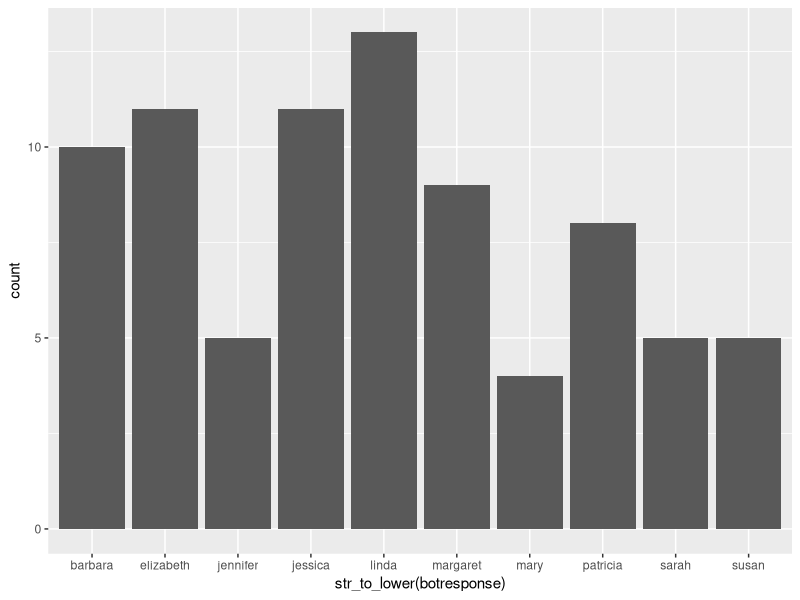
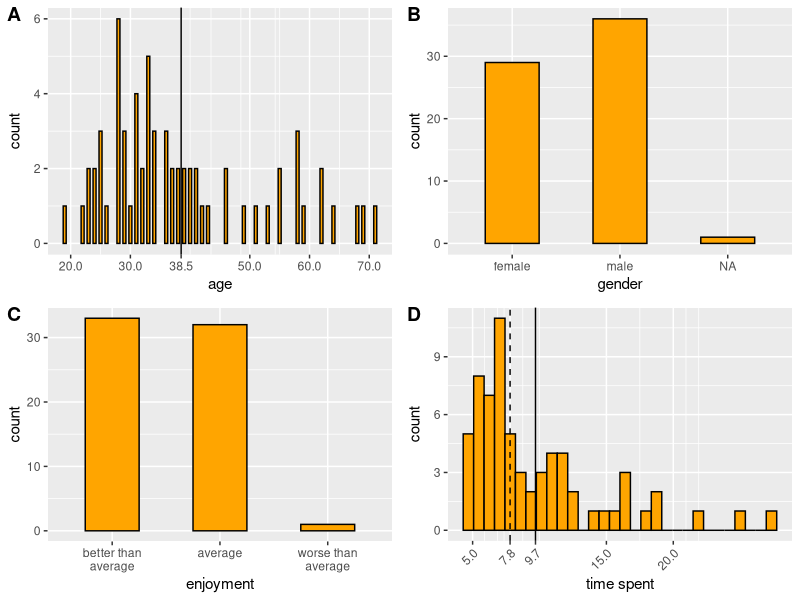
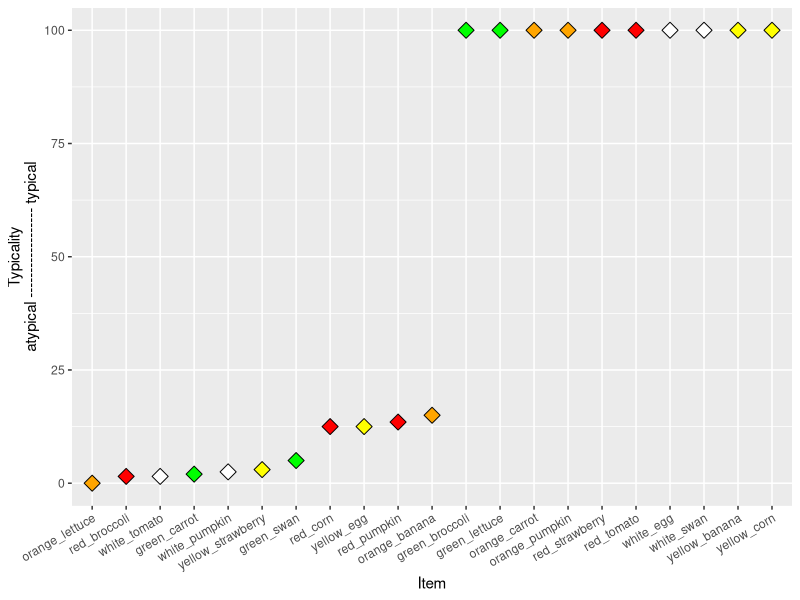
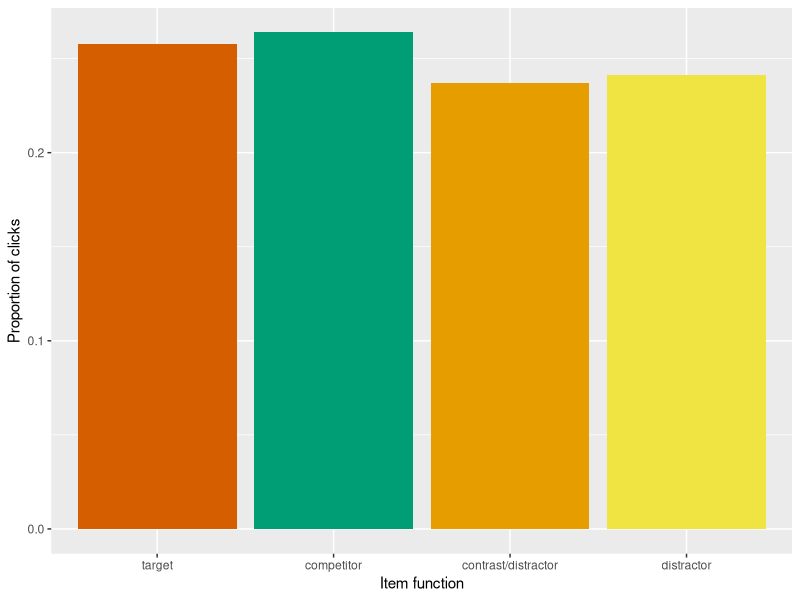
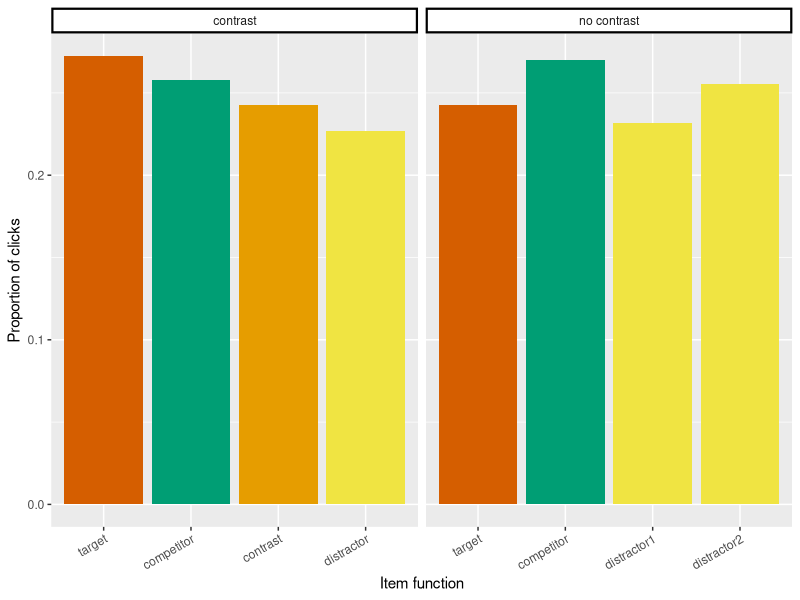
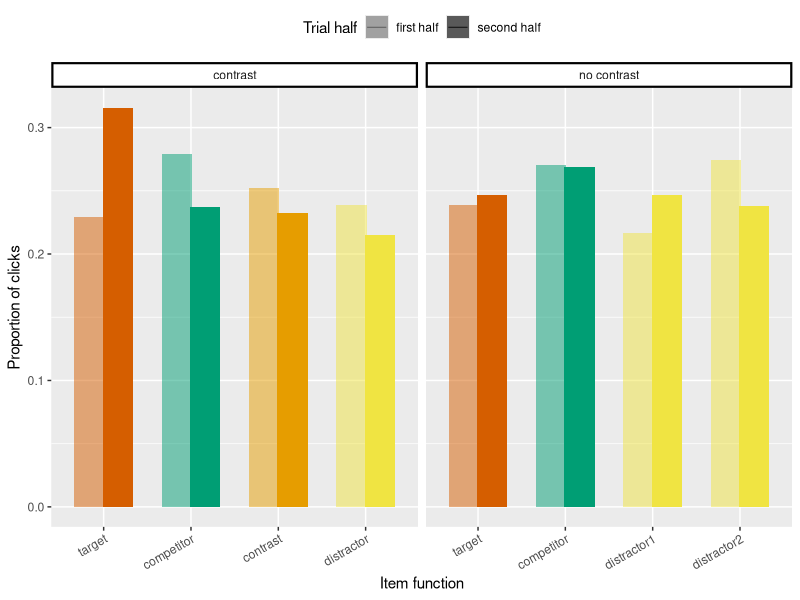
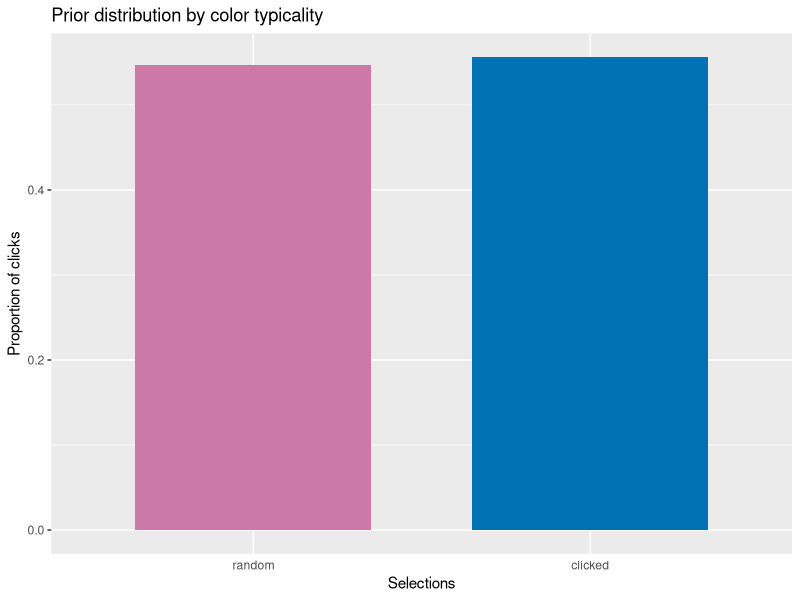
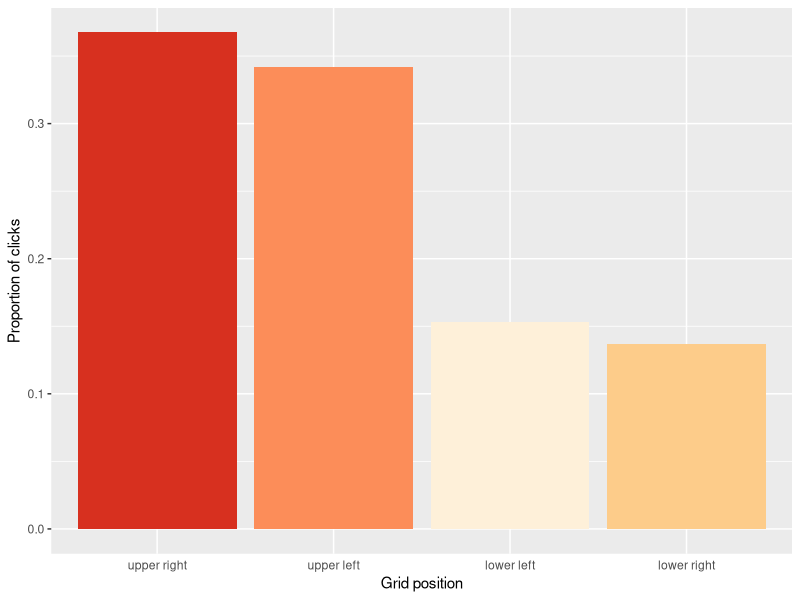

Write the R code that produced these figures, in order. (Note: this script raises an error after producing the figures.)
## ---- chunk 1
knitr::opts_chunk$set(echo = TRUE)
## ---- chunk 2
library(cowplot)
library(plyr)
library(tidyverse)
library(here)

df_import = read_csv(here("data","03_comprehension","02_main","01_IDT","data.csv")) %>%
  # exclude test
  # weird filter property will exclude NAs
  filter(is.na(comments) | !str_detect(comments,"TEST"))
## ---- chunk 3
# check whether everyone entered a response into the textfield and no one cheated over js console
ggplot(distinct(df_import, anon_worker_id, botresponse),aes(x=str_to_lower(botresponse))) +
  geom_histogram(stat="count")
## ---- chunk 4

# to identify multiple submissions
table(df_import$anon_worker_id)
# popular spellings of "english"
engl_spellings = c("english", "englis", "eng", "engilsh", "englsh", "en")

# Exclusions
df_clean = df_import %>% 
  # 80, 4779
  # 1) if hit was reportedly done incorrectly or participant was confused
  filter(HitCorrect==1) %>%
  # 73, 4366
  # 2) if native language is not english
  mutate_at(vars(languages), funs(str_to_lower(.))) %>% 
  mutate_at(vars(languages), funs(ifelse(. %in% engl_spellings, "english", .))) %>%
  filter(languages=="english") %>% 
  # 69, 4130
  # 3) if comments suggest that the hit was done incorrectly
  # 4) if too many erroneous responses
  filter(anon_worker_id!="688591774563327" & anon_worker_id!="841129639930929") %>%
  # 67, 4012
  # 5) if hit was done multiple times by a worker
  filter(anon_worker_id!="886492649205797")
  # 66, 3894

# number of participants before exclusion (80)
length(unique(df_import$anon_worker_id))
# number of participants after exclusion (66)
length(unique(df_clean$anon_worker_id))

# 33 participants per condition remain
table(df_clean$betwsubj)/59
## ---- chunk 5
# create main df
df = df_clean %>%
  select(-startDate,-botresponse,-HitCorrect)
## ---- chunk 6

df_subj = df %>% 
  select(age,gender,enjoyment,timeSpent,anon_worker_id) %>% 
  distinct() %>% 
  mutate_at(vars(age), funs(as.integer(.))) %>% 
  mutate_at(vars(enjoyment), 
            funs(case_when(
              .==0 ~ "worse than\naverage",
              .==1 ~ "average",
              .==2 ~ "better than\naverage",
              TRUE ~ "NA"
            ))) %>% 
  mutate_at(vars(enjoyment), funs(fct_relevel(.,"better than\naverage", "average", "worse than\naverage")))

mean_age = round(mean(df_subj$age),digits = 1)
p_age = ggplot(df_subj,aes(x=age)) +
  geom_bar(width = .5,
           fill = "orange",
           color = "black") +
  geom_vline(xintercept= mean_age) +
  scale_x_continuous(breaks=c(20,30,50,60,70,mean_age))

p_gen = ggplot(df_subj,aes(x=gender)) +
  geom_bar(width = .5,
           fill = "orange",
           color = "black")

p_enj = ggplot(df_subj,aes(x=enjoyment)) +
  geom_bar(width = .5,
           fill = "orange",
           color = "black")

mean_time = round(mean(df_subj$timeSpent), digits = 1)
median_time = round(median(df_subj$timeSpent), digits = 1)
p_time = ggplot(df_subj,aes(x=timeSpent)) +
  geom_histogram(fill = "orange",
           color = "black") +
  geom_vline(xintercept=mean_time) +
  geom_vline(xintercept=median_time,linetype="dashed") +
  scale_x_continuous(breaks=c(median_time,mean_time,floor(5),floor(15),floor(20))) +
  xlab("time spent") +
  theme(axis.text.x = element_text(angle = 45, hjust = 1))

plot_grid(p_age, p_gen, p_enj, p_time, labels = "AUTO", ncol = 2, align = 'v')

## ---- chunk 7
# this palette is color blind friendly

target_color = "#d55e00" # red
comp_color = "#009e74" # blueish green
contrast_color = "#e69d00" # orange
distractor_2_color = "#f0e442" # yellow; always present
distractor_1_color = "#f0e442" # yellow; encoded as contrast

typical_color = "#cc79a7" # purple
atypical_color = "#0071b2" # blue

pos1_color = "#fef0d9"
pos2_color = "#fdcc8a"
pos3_color = "#fc8d59"
pos4_color = "#d7301f"


## ---- chunk 8

typ_data = read_csv(here("data","01_norming","02_main","typicality_data.csv")) %>% 
  filter(!(col_type=="green_corn" | col_type=="white_carrot" | type=="snowman")) %>% 
  mutate(bin_typ=ifelse(typicality>50,"typical","atypical"))

ggplot(typ_data, aes(x=reorder(col_type,typicality), y=typicality, fill=color)) +
  geom_point(size=4,
             color="black",
             shape=23) +
  scale_fill_identity() +
  theme(axis.text.x = element_text(angle = 30, hjust = 1)) +
  xlab("Item") +
  ylab("Typicality\natypical ------------------ typical")

typ_data_short = typ_data %>% 
  select(col_type, typicality)
## ---- chunk 9

df_main_unique = df %>% 
  # select main trials
  filter(trial_type == "critical" | trial_type == "filler") %>% 
  # select columns relevant for main trials
  select(trial_type,refObject,context_id,condition,utterance,utterance_cat,
         target,comp,contrast,distractor,pos1,pos2,pos3,pos4,
         selectedItem_prior,selectedItem1,selectedItem2,
         reaction_time_prior,reaction_time1,reaction_time2,
         anon_worker_id,trial_number) %>% 
  # encode which contexts have a contrast
  mutate(contrast_present = str_detect(condition,"p")) %>% 
  # split data into trial halves per participants
  mutate(trial_half = ifelse(trial_number < max(trial_number)/2, 
                             "first half", "second half")) %>% 
  # import typicality
  left_join(typ_data_short, by=c("target"="col_type")) %>% 
  rename(target_typ=typicality) %>%
  left_join(typ_data_short, by=c("comp"="col_type")) %>% 
  rename(comp_typ=typicality) %>%
  left_join(typ_data_short, by=c("contrast"="col_type")) %>% 
  rename(contrast_typ=typicality) %>%
  left_join(typ_data_short, by=c("distractor"="col_type")) %>% 
  rename(distractor_typ=typicality) %>%
  # binary typicality
  mutate(target_typ_bin = ifelse(target_typ > 50, "typical", "atypical")) %>% 
  mutate(comp_typ_bin = ifelse(comp_typ > 50, "typical", "atypical")) %>% 
  mutate(contrast_typ_bin = ifelse(contrast_typ > 50, "typical", "atypical")) %>% 
  mutate(distractor_typ_bin = ifelse(distractor_typ > 50, "typical", "atypical")) %>% 
  # reformat df 
  gather(timeStep_selec,selectedItem,selectedItem_prior,selectedItem1,selectedItem2) %>%
  # remove selectedItem2 rows when referring expression was unmodified
  # because this is always NaN
  filter(!(timeStep_selec == "selectedItem2" & utterance_cat == "unmodified")) %>% 
  # if there were multiple selections (which are separated by commas),
  # select the last one
  mutate(lastSelectedItem = sapply(str_split(selectedItem,","),tail,1)) %>% 
  # mark the ones that had multiple selections
  mutate(mult_selec = str_detect(selectedItem, ",")) %>% 
  # encode the clicked type of the object
  mutate(clickedType = case_when(
    lastSelectedItem == target ~ "target",
    lastSelectedItem == comp ~ "comp",
    lastSelectedItem == contrast  ~ "contrast/distractor",
    lastSelectedItem == distractor ~ "distractor",
    TRUE ~ "other"
  )) %>%
  # encode levels from the hierarchy for conditions
  mutate(condition_lvl = case_when(
    condition == "atp" 
    ~ str_c("level 1:", condition, sep=" "),
    (condition == "atn" | condition == "ttp" | condition == "aap") 
    ~ str_c("level 2:", condition, sep=" "),
    (condition == "tap" | condition == "ttn" | condition == "aan") 
    ~ str_c("level 3:", condition, sep=" "),
    TRUE ~ str_c("level 4:", condition, sep=" ")
  ))

df_main_prop = df_main_unique %>% 
  # for calculation of proportion and CIs, duplicate each trial such that each row 
  # represents an object the participant could have clicked on (4 rows for the 4 objects)
  slice(rep(1:n(), each = 4)) %>%
  # each row receives now one out of the 4 objects labels, 
  # such that the 4 rows for this trial are identical except for this label
  mutate(obj_in_display = rep_len(c("target", "comp", "contrast/distractor", "distractor"), 
                                  length.out=n())) %>% 
  # create a one-hot vector that is 1 for the object that was actually clicked on
  mutate(clicked = ifelse(clickedType==obj_in_display,1,0)) %>% 
  # order them according to relevance for later plotting
  mutate_at(vars(obj_in_display, clickedType), 
            funs(factor(., levels=c("target", "comp", 
                                    "contrast/distractor", "distractor")))) %>% 
  # add column with informative contrast/distractor label and order it
  mutate_at(vars(obj_in_display), funs(as.character(.))) %>%
  mutate(obj_in_display_diff = case_when(
              (contrast_present & obj_in_display == "contrast/distractor") ~ "contrast",
              (!contrast_present & obj_in_display == "contrast/distractor") ~ "distractor1",
              (!contrast_present & obj_in_display == "distractor") ~ "distractor2",
              TRUE ~ obj_in_display)) %>%
  mutate_at(vars(obj_in_display_diff),
            funs(factor(., levels=c("target", "comp", "contrast",
                                    "distractor1", "distractor", "distractor2")))) %>% 
  mutate_at(vars(obj_in_display),
            funs(factor(., levels=c("target", "comp", "contrast/distractor", "distractor"))))

## ---- chunk 10

# use all main contexts -- critical and filler
df_prior_wfillers = df_main_prop %>%
  filter(timeStep_selec == "selectedItem_prior")

df_prior_wfillers_unique = df_main_unique %>%
  filter(timeStep_selec == "selectedItem_prior")

## ---- chunk 11

ggplot(df_prior_wfillers, aes(x=obj_in_display, y=clicked, fill=obj_in_display)) +
  stat_summary(fun.y = "mean", 
               geom = "bar") +
  stat_summary(fun.data = "mean_cl_boot",
               geom = "errorbar",
               color = "black",
               size = .3,
               width = 0.3) +
  # theme(axis.text.x = element_text(angle = 30, hjust = 1)) +
  theme(legend.position = "none") +
  scale_fill_manual(values=c(target_color, comp_color, 
                             contrast_color, distractor_2_color)) +
  scale_x_discrete(labels=c("comp"="competitor")) +
  xlab("Item function") +
  ylab("Proportion of clicks")
  # ggtitle("Overall prior distribution")
  

# # Split by trial half
# # there is a slight hierarchy then, namely target, comp, contr/dist, dist
# ggplot(df_prior_wfillers, aes(x=obj_in_display, y=clicked, fill=obj_in_display)) +
#   facet_wrap(vars(trial_half)) +
#   stat_summary(fun.y = "mean",
#                geom = "bar") +
#   stat_summary(fun.data = "mean_cl_boot",
#                geom = "errorbar",
#                color = "black",
#                size = .3,
#                width = 0.3) +
#   theme(axis.text.x = element_text(angle = 30, hjust = 1)) +
#   theme(legend.position = "none") +
#   ggtitle("Overall prior distribution, split by trial half")

## ---- chunk 12
df_prior_wf_contrast = df_prior_wfillers %>%
  mutate_at(vars(contrast_present), 
            funs(ifelse(contrast_present, "contrast", "no contrast")))

# Do the prior distributions of clicks change dependent on contrast presence?
df_prior_wf_contrast %>% 
  ggplot(., aes(x=obj_in_display_diff, y=clicked, fill=obj_in_display_diff)) +
    facet_wrap(vars(contrast_present), scales = "free_x") +
    stat_summary(fun.y = "mean", 
                 geom = "bar") +
    stat_summary(fun.data = "mean_cl_boot",
                 geom = "errorbar",
                 color = "black",
                 size = .3,
                 width = 0.3) +
    theme(axis.text.x = element_text(angle = 30, hjust = 1)) +
    theme(legend.position = "none") +
    theme(strip.background = element_rect(color="black", 
                                          fill="white", 
                                          size=1.5,
                                          linetype="solid"),
          strip.text.x = element_text(margin = margin(5,0,5,0, "pt"))
          ) +
    scale_fill_manual(values=c(target_color, comp_color, 
                               contrast_color, distractor_1_color, 
                               distractor_2_color, distractor_2_color)) +
    scale_x_discrete(labels=c("comp"="competitor")) +
    xlab("Item function") +
    ylab("Proportion of clicks")
    # ggtitle("Prior distribution faceted by contrast presence")

# If a contrast is NOT present, do the prior distributions change between the first and 
# second half of the experiment?
ggplot(df_prior_wf_contrast, aes(x=obj_in_display_diff, 
                                 y=clicked, 
                                 fill=obj_in_display_diff, 
                                 alpha=trial_half)) +
  facet_wrap(vars(contrast_present), scales = "free_x") +
  stat_summary(fun.y = "mean", 
               geom = "bar",
               width = 0.7,
               position = position_dodge(width=0.65)) +
  stat_summary(fun.data = "mean_cl_boot",
               geom = "errorbar",
               color = "black",
               size = .3,
               width = 0.3,
               position = position_dodge(width=0.65)) +
  theme(axis.text.x = element_text(angle = 30, hjust = 1)) +
  theme(legend.position = "top") +
  theme(strip.background = element_rect(color="black", 
                                        fill="white", 
                                        size=1.5,
                                        linetype="solid"),
        strip.text.x = element_text(margin = margin(5,0,5,0, "pt"))
        ) +
  scale_alpha_manual(values=c(0.5, 1)) +
  scale_fill_manual(values=c(target_color, comp_color, 
                               contrast_color, distractor_1_color, 
                               distractor_2_color, distractor_2_color)) +
  guides(fill = FALSE,
         alpha = guide_legend(title="Trial half")) +
  scale_x_discrete(labels=c("comp"="competitor")) +
  xlab("Item function") +
  ylab("Proportion of clicks")
  # ggtitle("Prior distribution by trial half")
## ---- chunk 13

df_prior_wf_typicality = df_prior_wfillers %>% 
  mutate(obj_in_display_typ = case_when(
    obj_in_display == "target" ~ target_typ_bin,
    obj_in_display == "comp" ~ comp_typ_bin,
    obj_in_display == "contrast/distractor" ~ contrast_typ_bin,
    TRUE ~ distractor_typ_bin
  )) %>% 
  mutate_at(vars(obj_in_display_typ), funs(factor(., levels=c("typical", "atypical"))))

df_prior_wf_typ_toplot = df_prior_wf_typicality %>% 
  mutate(obj_typ=ifelse(obj_in_display_typ=="typical",1,0),
         clickedTypicality=case_when(
           clickedType=="target" ~ target_typ_bin,
           clickedType=="comp" ~ comp_typ_bin,
           clickedType=="contrast/distractor" ~ contrast_typ_bin,
           TRUE ~ distractor_typ_bin
         )) %>% 
  group_by(anon_worker_id, trial_number, clickedTypicality) %>%
  summarize(random_baseline=sum(obj_typ/n())) %>%
  mutate(bin_clicked_typ=ifelse(clickedTypicality=="typical",1,0)) %>% 
  ungroup() %>% 
  gather(measure, value, bin_clicked_typ, random_baseline) %>% 
  mutate_at(vars(measure),funs(factor(., levels = c("random_baseline", "bin_clicked_typ"))))

# prior_typ_baseline = df_prior_wf_typ_toplot %>% 
#   filter(measure=="random_baseline") %>% 
#   group_by(measure) %>% 
#   mutate(mean=mean(value))

ggplot(df_prior_wf_typ_toplot, aes(x=measure, y=value, fill=measure)) +
  stat_summary(fun.y = "mean", 
               geom = "bar",
               width = 0.7) +
  stat_summary(fun.data = "mean_cl_boot",
               geom = "errorbar",
               color = "black",
               size = .3,
               width = 0.2) +
  # geom_hline(yintercept = unique(prior_typ_baseline$mean)) +
  theme(legend.position = "none",
        axis.ticks.x = element_blank()) +
  scale_x_discrete(labels=c("random_baseline"="random",
                            "bin_clicked_typ"="clicked")) +
  scale_fill_manual(values=c(typical_color, atypical_color)) +
  xlab("Selections") +
  ylab("Proportion of clicks") +
  ggtitle("Prior distribution by color typicality")

## ---- chunk 14
df_prior_wfillers_pos = df_prior_wfillers %>%
  mutate_at(vars(pos1,pos2,pos3,pos4), funs(ifelse(. == "contrast", "contrast/distractor", .))) %>% 
  mutate(clicked_obj_pos = case_when(
    obj_in_display == pos1 ~ "upper left",
    obj_in_display == pos2 ~ "upper right",
    obj_in_display == pos3 ~ "lower left",
    obj_in_display == pos4 ~ "lower right",
    TRUE ~ "other"
  ))

ggplot(df_prior_wfillers_pos, aes(x=reorder(clicked_obj_pos, -clicked), y=clicked, fill=clicked_obj_pos)) +
  stat_summary(fun.y = "mean", 
               geom = "bar") +
  stat_summary(fun.data = "mean_cl_boot",
               geom = "errorbar",
               color = "black",
               size = .3,
               width = 0.3) +
  # theme(axis.text.x = element_text(angle = 30, hjust = 1)) +
  theme(legend.position = "none",
        axis.ticks.x = element_blank()) +
  scale_fill_manual(values=c(pos1_color, pos2_color, 
                             pos3_color, pos4_color)) +
  scale_x_discrete(labels=c("comp"="competitor")) +
  xlab("Grid position") +
  ylab("Proportion of clicks")
## ---- chunk 15

# total occurrences range between 623 (white pumpkin) and 825 (red strawberry)
df_byitemprior = df_prior_wfillers_unique %>%
  # filter(condition=="aan") %>% 
  select(clickedType, target, comp, contrast, distractor) %>% 
  gather(obj_fct, item, -clickedType) %>% 
  mutate_at(vars(clickedType), funs(str_replace_all(., "contrast/distractor", "contrast"))) %>% 
  mutate(clicked = ifelse(clickedType == obj_fct, 1, 0)) %>% 
  left_join(typ_data, by=c("item"="col_type"))

ggplot(df_byitemprior, aes(x=reorder(item, clicked), y=clicked, fill=typicality)) +
  stat_summary(fun.y = "mean", 
               geom = "bar") +
  stat_summary(fun.data = "mean_cl_boot",
               geom = "errorbar",
               color = "black",
               size = .3,
               width = 0.3) +
  theme(axis.text.x = element_text(angle=40, hjust=1)) +
  geom_hline(yintercept=1/4, linetype="dashed", color="grey") +
  xlab("Item") +
  ylab("Proportion of clicks") +
  labs(fill="Typicality")

# # This plot shows the difference between items of the same typicality and color. 
# # They are generally very close, with the exception of the green carrot and green swan. 
# ggplot(df_byitemprior, aes(x=reorder(item, clicked), y=clicked, fill=color)) +
#   stat_summary(fun.y = "mean",
#                geom = "bar",
#                color = "black") +
#   stat_summary(fun.data = "mean_cl_boot",
#                geom = "errorbar",
#                color = "black",
#                size = .3,
#                width = 0.3) +
#   facet_wrap(vars(bin_typ), scales = "free_x") +
#   theme(axis.text.x = element_text(angle = 30, hjust = 1)) +
#   scale_fill_identity()

## ---- chunk 16

df_adj = df_main_prop %>%
  filter(timeStep_selec == "selectedItem1",
         trial_type == "critical")

df_prior_vs_adj = df_main_prop %>% 
  filter(timeStep_selec == "selectedItem_prior" | timeStep_selec == "selectedItem1",
         trial_type == "critical")

df_adj_unique = df_main_unique %>%
  filter(timeStep_selec == "selectedItem1",
         trial_type == "critical")

df_prior_vs_adj_unique = df_main_unique %>% 
  filter(timeStep_selec == "selectedItem_prior" | timeStep_selec == "selectedItem1",
         trial_type == "critical")

## ---- chunk 17

# number of wrong selections
df_adj %>% 
  mutate(error = ifelse(clicked & (clickedType == "contrast/distractor" | clickedType == "distractor"), 1, 0)) %>%
  mutate(error_rate = sum(error)/n()) %>% 
  select(error_rate) %>% 
  distinct()

ggplot(df_prior_vs_adj, aes(x=obj_in_display, y=clicked, fill=obj_in_display, alpha=timeStep_selec)) +
  stat_summary(fun.y = "mean", 
               geom = "bar",
               width = 0.7,
               position = position_dodge(width = 0.65)) +
  stat_summary(fun.data = "mean_cl_boot",
               geom = "errorbar",
               color = "black",
               position = position_dodge(width = 0.65),
               size = .3,
               width = 0.3) +
  theme(legend.position = "none") +
  scale_alpha_manual(values=c(0.5, 1)) +
  scale_fill_manual(values=c(target_color, comp_color, 
                               contrast_color, distractor_1_color, 
                               distractor_2_color, distractor_2_color)) +
  scale_x_discrete(labels=c("comp"="competitor")) +
  xlab("Item function") +
  ylab("Proportion of clicks")

## ---- chunk 18
df_ttp_ttn = df_prior_vs_adj %>% 
  filter(condition == "ttp" | condition == "ttn") %>% 
  mutate(condition_label = ifelse(condition=="ttn", "typical target & competitor\nno contrast", "typical target & competitor\ncontrast")) %>% 
  mutate_at(vars(condition_label), funs(factor(., levels = c("typical target & competitor\nno contrast", "typical target & competitor\ncontrast"))))

# after adjective distribution
ggplot(df_ttp_ttn, aes(x=obj_in_display_diff, y=clicked, fill=obj_in_display_diff, alpha=timeStep_selec)) +
  facet_wrap(vars(condition_label), scales = "free_x") +
  stat_summary(fun.y = "mean", 
               geom = "bar",
               width = 0.7,
               position = position_dodge(width = 0.65)) +
  stat_summary(fun.data = "mean_cl_boot",
               geom = "errorbar",
               color = "black",
               position = position_dodge(width = 0.65),
               size = .3,
               width = 0.3) +
  theme(legend.position = "none") +
  theme(axis.text.x = element_text(angle = 30, hjust = 1)) +
  theme(strip.background = element_rect(color="black", 
                                        fill="white", 
                                        size=1.5,
                                        linetype="solid"),
        strip.text.x = element_text(margin = margin(5,0,5,0, "pt"))
        ) +
  scale_alpha_manual(values=c(0.4, 1)) +
  scale_fill_manual(values=c(target_color, comp_color, 
                               contrast_color, distractor_1_color, 
                               distractor_2_color, distractor_2_color)) +
  scale_x_discrete(labels=c("comp"="competitor")) +
  xlab("Item function") +
  ylab("Proportion of clicks")

## ---- chunk 19
df_aap_aan = df_prior_vs_adj %>% 
  filter(condition == "aap" | condition == "aan") %>% 
  mutate(condition_label = ifelse(condition=="aan", "atypical target & competitor\nno contrast", "atypical target & competitor\ncontrast")) %>% 
  mutate_at(vars(condition_label), funs(factor(., levels = c("atypical target & competitor\nno contrast", "atypical target & competitor\ncontrast"))))

# after adjective distribution
ggplot(df_aap_aan, aes(x=obj_in_display_diff, y=clicked, fill=obj_in_display_diff, alpha=timeStep_selec)) +
  facet_wrap(vars(condition_label), scales = "free_x") +
  stat_summary(fun.y = "mean", 
               geom = "bar",
               width = 0.7,
               position = position_dodge(width = 0.65)) +
  stat_summary(fun.data = "mean_cl_boot",
               geom = "errorbar",
               color = "black",
               position = position_dodge(width = 0.65),
               size = .3,
               width = 0.3) +
  theme(legend.position = "none") +
  theme(axis.text.x = element_text(angle = 30, hjust = 1)) +
  theme(strip.background = element_rect(color="black", 
                                        fill="white", 
                                        size=1.5,
                                        linetype="solid"),
        strip.text.x = element_text(margin = margin(5,0,5,0, "pt"))
        ) +
  scale_alpha_manual(values=c(0.4, 1)) +
  scale_fill_manual(values=c(target_color, comp_color, 
                               contrast_color, distractor_1_color, 
                               distractor_2_color, distractor_2_color)) +
  scale_x_discrete(labels=c("comp"="competitor")) +
  xlab("Item function") +
  ylab("Proportion of clicks")


## ---- chunk 20
df_atp_tan = df_prior_vs_adj %>% 
  filter(condition == "atp" | condition == "tan") %>% 
  mutate(condition_label = ifelse(condition=="tan", "typical target & atypical competitor\nno contrast", "atypical target & typical competitor\ncontrast")) %>% 
  mutate_at(vars(condition_label), funs(factor(., levels = c("typical target & atypical competitor\nno contrast", "atypical target & typical competitor\ncontrast"))))


ggplot(df_atp_tan, aes(x=obj_in_display_diff, y=clicked, fill=obj_in_display_diff, alpha=timeStep_selec)) +
  facet_wrap(vars(condition_label), scales = "free_x") +
  stat_summary(fun.y = "mean", 
               geom = "bar",
               width = 0.7,
               position = position_dodge(width = 0.65)) +
  stat_summary(fun.data = "mean_cl_boot",
               geom = "errorbar",
               color = "black",
               position = position_dodge(width = 0.65),
               size = .3,
               width = 0.3) +
  theme(legend.position = "none") +
  theme(axis.text.x = element_text(angle = 30, hjust = 1)) +
  theme(strip.background = element_rect(color="black", 
                                        fill="white", 
                                        size=1.5,
                                        linetype="solid"),
        strip.text.x = element_text(margin = margin(5,0,5,0, "pt"))
        ) +
  scale_alpha_manual(values=c(0.4, 1)) +
  scale_fill_manual(values=c(target_color, comp_color, 
                               contrast_color, distractor_1_color, 
                               distractor_2_color, distractor_2_color)) +
  scale_x_discrete(labels=c("comp"="competitor")) +
  xlab("Item function") +
  ylab("Proportion of clicks")

## ---- chunk 21

df_prior_vs_adj %>% 
  filter(contrast_present) %>%  
  ggplot(aes(x=obj_in_display_diff, y=clicked, fill=obj_in_display_diff, alpha=timeStep_selec)) +
    stat_summary(fun.y = "mean", 
               geom = "bar",
               width = 0.7,
               position = position_dodge(width = 0.65)) +
    stat_summary(fun.data = "mean_cl_boot",
                 geom = "errorbar",
                 color = "black",
                 position = position_dodge(width = 0.65),
                 size = .3,
                 width = 0.3) +
    theme(legend.position = "none") +
    scale_alpha_manual(values=c(0.5, 1)) +
    scale_fill_manual(values=c(target_color, comp_color, 
                                 contrast_color, distractor_1_color, 
                                 distractor_2_color, distractor_2_color)) +
    scale_x_discrete(labels=c("comp"="competitor")) +
    xlab("Item function") +
    ylab("Proportion of clicks")

# # Contrast bias without typicality difference
# df_prior_vs_adj %>% 
#   filter(condition == "ttp" | condition == "aap") %>% 
#   ggplot(aes(x=obj_in_display_diff, y=clicked, fill=obj_in_display_diff, alpha=timeStep_selec)) +
#     stat_summary(fun.y = "mean", 
#                geom = "bar",
#                width = 0.7,
#                position = position_dodge(width = 0.65)) +
#     stat_summary(fun.data = "mean_cl_boot",
#                  geom = "errorbar",
#                  color = "black",
#                  position = position_dodge(width = 0.65),
#                  size = .3,
#                  width = 0.3) +
#     theme(legend.position = "none") +
#     scale_alpha_manual(values=c(0.5, 1)) +
#     scale_fill_manual(values=c(target_color, comp_color, 
#                                  contrast_color, distractor_1_color, 
#                                  distractor_2_color, distractor_2_color)) +
#     scale_x_discrete(labels=c("comp"="competitor")) +
#     xlab("Item function") +
#     ylab("Proportion of clicks")

## ---- chunk 22

df_adj_typicality = df_prior_vs_adj %>% 
  mutate(obj_in_display_typ = case_when(
    obj_in_display == "target" ~ target_typ_bin,
    obj_in_display == "comp" ~ comp_typ_bin,
    obj_in_display == "contrast/distractor" ~ contrast_typ_bin,
    TRUE ~ distractor_typ_bin
  )) %>% 
  mutate_at(vars(obj_in_display_typ), funs(factor(., levels=c("typical", "atypical")))) %>% 
  filter(condition == "atp" | condition == "atn" | condition == "tap" | condition == "tan")

df_adj_typ_toplot = df_adj_typicality %>% 
  mutate(obj_typ=ifelse(obj_in_display_typ=="typical",1,0),
         clickedTypicality=case_when(
           clickedType=="target" ~ target_typ_bin,
           clickedType=="comp" ~ comp_typ_bin,
           clickedType=="contrast/distractor" ~ contrast_typ_bin,
           TRUE ~ distractor_typ_bin
         )) %>% 
  group_by(anon_worker_id, trial_number, clickedTypicality, timeStep_selec) %>%
  summarize(random_baseline=sum(obj_typ/n())) %>%
  mutate(bin_clicked_typ=ifelse(clickedTypicality=="typical",1,0)) %>% 
  ungroup() %>% 
  mutate(mean_val=mean(random_baseline),
         mean_val2=mean(bin_clicked_typ)) %>% 
  gather(measure, value, bin_clicked_typ, random_baseline) %>% 
  mutate_at(vars(measure),
            funs(factor(., levels = c("random_baseline", "bin_clicked_typ"))))

ggplot(df_adj_typ_toplot, aes(x=measure, y=value, fill=measure, alpha=timeStep_selec)) +
  stat_summary(fun.y = "mean", 
               geom = "bar",
               width = 0.7,
               position = position_dodge(width = 0.7)) +
  stat_summary(fun.data = "mean_cl_boot",
               geom = "errorbar",
               color = "black",
               position = position_dodge(width = 0.7),
               size = .3,
               width = 0.3) +
  theme(legend.position = "none",
      axis.ticks.x = element_blank()) +
  scale_alpha_manual(values=c(0.5, 1)) +
  scale_fill_manual(values=c(typical_color, atypical_color)) +
  scale_x_discrete(labels=c("random_baseline"="random",
                            "bin_clicked_typ"="clicked")) +
  xlab("Selections") +
  ylab("Proportion of clicks\non typical items")
  # ggtitle("Prior distribution by color typicality")

# # Atypicality bias without contrast
# df_adj_typicality = df_prior_vs_adj %>%
#   mutate(obj_in_display_typ = case_when(
#     obj_in_display == "target" ~ target_typ_bin,
#     obj_in_display == "comp" ~ comp_typ_bin,
#     obj_in_display == "contrast/distractor" ~ contrast_typ_bin,
#     TRUE ~ distractor_typ_bin
#   )) %>%
#   mutate_at(vars(obj_in_display_typ), funs(factor(., levels=c("typical", "atypical")))) %>%
#   filter(condition == "atn" | condition == "tan")
# 
# df_adj_typ_toplot = df_adj_typicality %>%
#   mutate(obj_typ=ifelse(obj_in_display_typ=="typical",1,0),
#          clickedTypicality=case_when(
#            clickedType=="target" ~ target_typ_bin,
#            clickedType=="comp" ~ comp_typ_bin,
#            clickedType=="contrast/distractor" ~ contrast_typ_bin,
#            TRUE ~ distractor_typ_bin
#          )) %>%
#   group_by(anon_worker_id, trial_number, clickedTypicality, timeStep_selec) %>%
#   summarize(random_baseline=sum(obj_typ/n())) %>%
#   mutate(bin_clicked_typ=ifelse(clickedTypicality=="typical",1,0)) %>%
#   ungroup() %>%
#   mutate(mean_val=mean(random_baseline),
#          mean_val2=mean(bin_clicked_typ)) %>%
#   gather(measure, value, bin_clicked_typ, random_baseline) %>%
#   mutate_at(vars(measure),
#             funs(factor(., levels = c("random_baseline", "bin_clicked_typ"))))
# 
# ggplot(df_adj_typ_toplot, aes(x=measure, y=value, fill=measure, alpha=timeStep_selec)) +
#   stat_summary(fun.y = "mean",
#                geom = "bar",
#                width = 0.7,
#                position = position_dodge(width = 0.7)) +
#   stat_summary(fun.data = "mean_cl_boot",
#                geom = "errorbar",
#                color = "black",
#                position = position_dodge(width = 0.7),
#                size = .3,
#                width = 0.3) +
#   theme(legend.position = "none",
#       axis.ticks.x = element_blank()) +
#   scale_alpha_manual(values=c(0.5, 1)) +
#   scale_fill_manual(values=c(typical_color, atypical_color)) +
#   scale_x_discrete(labels=c("random_baseline"="random",
#                             "bin_clicked_typ"="clicked")) +
#   xlab("Selections") +
#   ylab("Proportion of clicks\non typical items")
## ---- chunk 23

ggplot(df_prior_vs_adj, aes(x=obj_in_display_diff, y=clicked, fill=obj_in_display_diff, alpha=timeStep_selec)) +
  facet_wrap(~condition_lvl, scales = "free_x", nrow=2) +
  stat_summary(fun.y = "mean", 
               geom = "bar",
               width = 0.7,
               position = position_dodge(width = 0.65)) +
  stat_summary(fun.data = "mean_cl_boot",
               geom = "errorbar",
               color = "black",
               position = position_dodge(width = 0.65),
               size = .3,
               width = 0.3) +
  theme(legend.position = "none") +
  theme(strip.background = element_rect(color="black", 
                                        fill="white", 
                                        size=1.5,
                                        linetype="solid"),
        strip.text.x = element_text(margin = margin(3,0,3,0, "pt"))
        ) +
  scale_alpha_manual(values=c(0.5, 1)) +
  scale_fill_manual(values=c(target_color, comp_color, 
                               contrast_color, distractor_1_color, 
                               distractor_2_color, distractor_2_color)) +
  scale_x_discrete(labels=c("comp"="competitor")) +
  theme(axis.text.x = element_text(angle = 30, hjust = 1)) +
  xlab("Item function") +
  ylab("Proportion of clicks")

# # This renormalization is probably not mathematically valid
# df_prior_vs_adj %>% 
#   filter(clickedType=="target" | clickedType=="comp") %>% 
#   filter(obj_in_display_diff=="target") %>%
#   ggplot(., aes(x=obj_in_display_diff, y=clicked, alpha=timeStep_selec)) +
#     facet_wrap(vars(condition_lvl), nrow = 2) +
#     stat_summary(fun.y = "mean", 
#                  geom = "bar",
#                  width = 0.7,
#                  position = position_dodge(width = 0.65),
#                  fill = target_color) +
#     stat_summary(fun.data = "mean_cl_boot",
#                  geom = "errorbar",
#                  color = "black",
#                  position = position_dodge(width = 0.65),
#                  size = .3,
#                  width = 0.3) +
#     theme(legend.position = "none",
#           axis.ticks.x = element_blank()) +
#     scale_alpha_manual(values=c(0.5, 1)) +
#     scale_x_discrete(labels=c("comp"="competitor")) +
#     xlab("Item function") +
#     ylab("Proportion of clicks")

## ---- chunk 24

df_byitemadj = df_adj %>%
  filter(clickedType=="target" | clickedType=="comp") %>% 
  select(clickedType, target, comp, anon_worker_id, trial_number) %>% 
  distinct() %>% 
  gather(obj_fct, item, target, comp) %>% 
  mutate(clicked = ifelse(clickedType == obj_fct, 1, 0)) %>% 
  left_join(typ_data, by=c("item"="col_type")) %>% 
  mutate(bin_typ=ifelse(typicality>50,"typical","atypical"))

ggplot(df_byitemadj, aes(x=reorder(item, clicked), y=clicked, fill=typicality)) +
  stat_summary(fun.y = "mean", 
               geom = "bar") +
  stat_summary(fun.data = "mean_cl_boot",
               geom = "errorbar",
               color = "black",
               size = .3,
               width = 0.3) +
  theme(axis.text.x = element_text(angle=40, hjust=1)) +
  geom_hline(yintercept=1/2, linetype="dashed", color="grey") +
  xlab("Item") +
  ylab("Proportion of clicks") +
  labs(fill="Typicality")

# ggplot(df_byitemadj, aes(x=reorder(item, clicked), y=clicked, fill=color)) +
#   stat_summary(fun.y = "mean", 
#                geom = "bar",
#                color = "black") +
#   stat_summary(fun.data = "mean_cl_boot",
#                geom = "errorbar",
#                color = "black",
#                size = .3,
#                width = 0.3) +
#   facet_wrap(vars(bin_typ), scales = "free_x") +
#   theme(axis.text.x = element_text(angle = 30, hjust = 1)) +
#   scale_fill_identity()
## ---- chunk 25

df_switch = df_main_prop %>% 
  filter(trial_type == "critical",
         !mult_selec,
         timeStep_selec == "selectedItem_prior" | timeStep_selec == "selectedItem1") %>% 
  select(clickedType, timeStep_selec, anon_worker_id, trial_number, target, comp, 
         condition, condition_lvl) %>% 
  distinct() %>% 
  spread(timeStep_selec, clickedType) %>% 
  filter((selectedItem_prior == "target" | selectedItem_prior == "comp") & 
           (selectedItem1 == "target" | selectedItem1 == "comp")) %>% 
  mutate(switch = ifelse(selectedItem_prior == selectedItem1, 0, 1)) %>% 
  mutate(switch_ct = factor(str_c(selectedItem_prior, selectedItem1, sep="_")))

ggplot(df_switch, aes(x=reorder(condition, switch), y=switch)) +
  stat_summary(fun.y = "mean", 
               geom = "bar",
               fill = "#db4900") +
  stat_summary(fun.data = "mean_cl_boot",
               geom = "errorbar",
               color = "black",
               size = .3,
               width = 0.3) +
  theme(axis.text.x = element_text(angle=40, hjust=1)) +
  ylab("Proportion of switches\nafter observing adjective") +
  xlab("Condition")

df_switch %>% 
  mutate(used_combo = 1) %>% 
  spread(switch_ct, used_combo, fill=0) %>%
  gather(targcomp_combo, selected_combo, 
         target_target, target_comp, comp_comp, comp_target) %>% 
  mutate_at(vars(targcomp_combo), funs(factor(., levels=c("target_target", "target_comp", 
                                     "comp_comp", "comp_target")))) %>% 
  mutate(adap_switch = ifelse(targcomp_combo=="target_comp" | 
                                targcomp_combo=="comp_target", T, F)) %>% 
  ggplot(., aes(x=targcomp_combo, y=selected_combo, fill=adap_switch)) +
    facet_wrap(~condition_lvl, nrow=2) +
    stat_summary(fun.y = "mean", 
                 geom = "bar") +
    stat_summary(fun.data = "mean_cl_boot",
                 geom = "errorbar",
                 color = "black",
                 size = .3,
                 width = 0.3) +
    theme(axis.text.x = element_text(angle=40, hjust=1)) +
    theme(legend.position = "none") +
    theme(strip.background = element_rect(color="black", 
                                          fill="white", 
                                          size=1.5,
                                          linetype="solid"),
          strip.text.x = element_text(margin = margin(3,0,3,0, "pt"))
          ) +
    scale_fill_manual(values = c("#009292", "#db4900")) +
    xlab("Click combination") +
    ylab("Number of occurrences")

## ---- chunk 26

df_postinfel = df_adj %>%
  select(anon_worker_id,trial_number,condition) %>% 
  filter(trial_number<55 & (condition=="tan" | condition=="ttn")) %>% 
  mutate_at(vars(trial_number), funs(.+1)) %>% 
  select(-condition) %>% 
  distinct() %>% 
  left_join(df_adj, by=c("anon_worker_id", "trial_number")) %>% 
  select(anon_worker_id, trial_number, trial_type, condition, 
         obj_in_display, clicked, pos1, pos2) %>%
  filter(!is.na(trial_type)) %>% 
  mutate(post_infel = T) %>% 
  select(anon_worker_id, trial_number, post_infel)

df_allpostinfel = df_adj %>% 
  left_join(df_postinfel, by=c("anon_worker_id", "trial_number")) %>% 
  mutate_at(vars(post_infel), funs(ifelse(is.na(.), F, .)))
  
ggplot(df_allpostinfel, aes(x=obj_in_display, 
                            y=clicked, 
                            fill=obj_in_display, 
                            alpha=post_infel)) +
  facet_wrap(vars(condition_lvl), nrow = 2, scales = "free_x") +
  stat_summary(fun.y = "mean", 
               geom = "bar",
               position = position_dodge(width = 0.9)) +
  stat_summary(fun.data = "mean_cl_boot",
               geom = "errorbar",
               color = "black",
               size = .3,
               width = 0.3,
               position = position_dodge(width = 0.9)) +
  theme(legend.position = "none") +
  theme(strip.background = element_rect(color="black", 
                                        fill="white", 
                                        size=1.5,
                                        linetype="solid"),
        strip.text.x = element_text(margin = margin(3,0,3,0, "pt"))
        ) +
  scale_alpha_manual(values=c(0.5, 1)) +
  scale_fill_manual(values=c(target_color, comp_color, 
                               contrast_color, distractor_1_color, 
                               distractor_2_color, distractor_2_color)) +
  scale_x_discrete(labels=c("comp"="competitor")) +
  theme(axis.text.x = element_text(angle = 30, hjust = 1)) +
  xlab("Item function") +
  ylab("Proportion of clicks")

## ---- chunk 27

df_noun = df_main_prop %>%
  filter(timeStep_selec == "selectedItem2",
         trial_type == "critical")

df_adj_vs_noun = df_main_prop %>% 
  filter(timeStep_selec == "selectedItem1" | timeStep_selec == "selectedItem2",
         trial_type == "critical")

df_noun_unique = df_main_unique %>%
  filter(timeStep_selec == "selectedItem2",
         trial_type == "critical")

df_adj_vs_noun_unique = df_main_unique %>% 
  filter(timeStep_selec == "selectedItem1" | timeStep_selec == "selectedItem2",
         trial_type == "critical")

## ---- chunk 28

df_rt = df_noun %>% 
  gather(timeStep_rt, rt, reaction_time_prior, reaction_time1, reaction_time2) %>% 
  mutate(rt_shortened = sapply(str_split(rt,","),tail,1)) %>%
  mutate_at(vars(rt_shortened), funs(as.integer(.)))
  # filter(condition == "atp" | condition == "tan")

ggplot(df_rt, aes(x=condition, y=rt_shortened)) + 
  geom_point(alpha=0.5, position="jitter") +
  ylim(0,4000) +
  stat_summary(fun.y = "mean", 
               geom = "point", 
               colour = "red", 
               size = 1) +
  stat_summary(fun.data = "mean_cl_boot", 
               colour = "red", 
               size = 1) +
  theme(axis.ticks.x = element_blank()) +
  ylab("Reaction time") +
  xlab("Condition")

## ---- chunk 29

df_multselec = df_adj_vs_noun_unique %>% 
  mutate(adj_error = ifelse(timeStep_selec == "selectedItem1" & 
                    (clickedType == "contrast/distractor" | clickedType == "distractor"), 
                    T, F)) %>% 
  mutate(noun_error = ifelse(timeStep_selec == "selectedItem2" & clickedType != "target", 
                             T, F)) %>% 
  mutate(overall_error = ifelse(adj_error | noun_error, T, F))

# nrow(df_multselec)
# table(df_multselec$condition)

df_multselec %>% 
  filter(timeStep_selec == "selectedItem2",
         mult_selec) %>% 
  ggplot(., aes(x=condition)) +
    geom_bar(stat = "count") +
  ggtitle("Multiple selections after noun")

df_multselec %>% 
  filter(noun_error) %>% 
  ggplot(., aes(x=condition)) +
    geom_bar(stat = "count") +
  ggtitle("Errors after noun")

df_multselec %>% 
  filter(timeStep_selec == "selectedItem2",
         mult_selec | noun_error) %>% 
  ggplot(., aes(x=condition)) +
    geom_bar(stat = "count") +
  ggtitle("Multiple selections and errors after noun")

df_multselec %>% 
  filter(adj_error) %>% 
  ggplot(., aes(x=condition)) +
    geom_bar(stat = "count") +
  ggtitle("Errors after adjective")

## ---- chunk 30

plot_item_conditions <- function(df, cond) {
  df %>%
    filter(condition==cond) %>%
    ggplot(., aes(x=obj_in_display, y=clicked, fill=obj_in_display)) +
      facet_wrap(vars(target_comp)) +
      stat_summary(fun.y = "mean",
                   geom = "bar") +
      stat_summary(fun.data = "mean_cl_boot",
                   geom = "errorbar",
                   color = "black",
                   size = .3,
                   width = 0.3) +
      theme(axis.text.x = element_text(angle = 30, hjust = 1)) +
      theme(legend.position = "none")
}

# plot_item_conditions_abs <- function(df, cond) {
#   df %>%
#     filter(condition==cond) %>%
#     filter(clicked==1) %>% 
#     ggplot(., aes(x=obj_in_display, fill=obj_in_display)) +
#       facet_wrap(vars(target_comp)) +
#       geom_bar(stat="count") +
#       theme(axis.text.x = element_text(angle = 30, hjust = 1)) +
#       theme(legend.position = "none")
# }

df_itemcond = df_adj %>%
  separate(target, c("t_color", "t_type"), sep = "_", remove = FALSE) %>%
  separate(comp, c("c_color", "c_type"), sep = "_", remove = FALSE) %>%
  mutate(target_comp = str_c(t_type, c_type, sep = "-"))

plot_item_conditions(df_itemcond, "aan")
# plot_item_conditions_abs(df_itemcond, "aan")

# probability that target or competitor occurs in upper two grid cells
df_pos_aan = df_prior_wfillers %>%
  filter(trial_type=="critical") %>% 
  mutate(upper_grid = case_when(
    (pos1=="target" & pos2=="comp") | (pos1=="comp" & pos2=="target") ~ "target + comp",
    pos1=="target" | pos2=="target" ~ "target",
    pos1=="comp" | pos2=="comp" ~ "comp",
    TRUE ~ "none"
  )) %>% 
  filter(clicked==1) %>% 
  filter(condition=="aan") %>% 
  select(upper_grid, clickedType, target, trial_half)

ggplot(df_pos_aan, aes(x=clickedType)) +
  geom_bar(stat="count")

ggplot(df_pos_aan, aes(x=upper_grid, fill=clickedType)) +
  geom_bar(stat="count", position = position_dodge(width=0.9))

ggplot(df_pos_aan, aes(x=clickedType, fill=target)) +
  facet_wrap(~trial_half) +
  geom_bar(stat="count", position = position_dodge(width=0.9))

## ---- chunk 31

df_targetpos = df_prior_wfillers %>% 
  filter(clicked==1) %>% 
  gather(position, obj_in_pos, pos1, pos2, pos3, pos4) %>% 
  mutate(target_pos = ifelse(obj_in_pos == "target", 1, 0)) %>% 
  mutate(comp_pos = ifelse(obj_in_pos == "comp", 1, 0)) %>% 
  mutate(contr_pos = ifelse(obj_in_pos == "contrast", 1, 0)) %>% 
  mutate(distr_pos = ifelse(obj_in_pos == "distractor", 1, 0))

ggplot(df_targetpos, aes(x=position, y=target_pos, fill=position)) +
  stat_summary(fun.y = "mean", 
               geom = "bar") +
  stat_summary(fun.data = "mean_cl_boot",
               geom = "errorbar",
               color = "black",
               size = .3,
               width = 0.3) +
  theme(axis.text.x = element_text(angle = 30, hjust = 1)) +
  theme(legend.position = "none")

ggplot(df_targetpos, aes(x=position, y=comp_pos, fill=position)) +
  stat_summary(fun.y = "mean", 
               geom = "bar") +
  stat_summary(fun.data = "mean_cl_boot",
               geom = "errorbar",
               color = "black",
               size = .3,
               width = 0.3) +
  theme(axis.text.x = element_text(angle = 30, hjust = 1)) +
  theme(legend.position = "none")

df_comppos_aan = df_prior_wfillers %>% 
  filter(clicked==1,
         trial_type=="critical") %>% 
  gather(position, obj_in_pos, pos1, pos2, pos3, pos4) %>% 
  mutate_at(vars(position), funs(ifelse(.=="pos1" | .=="pos2", "upper", "lower"))) %>%
  mutate(comp_pos = ifelse(obj_in_pos == "comp", 1, 0)) %>% 
  mutate(target_pos = ifelse(obj_in_pos == "target", 1, 0)) %>% 
  mutate(contr_pos = ifelse(obj_in_pos == "contrast", 1, 0)) %>% 
  mutate(distr_pos = ifelse(obj_in_pos == "distractor", 1, 0)) %>% 
  gather(item, item_pos, target_pos, comp_pos, contr_pos, distr_pos) %>% 
  filter(item=="target_pos" | item=="comp_pos")

ggplot(df_comppos_aan, aes(x=item, y=item_pos, fill=position)) +
  facet_wrap(~condition) +
  stat_summary(fun.y = "mean", 
               geom = "bar",
               position=position_dodge(width=0.9)) +
  stat_summary(fun.data = "mean_cl_boot",
               geom = "errorbar",
               color = "black",
               size = .3,
               width = 0.3,
               position=position_dodge(width=0.9)) +
  theme(axis.text.x = element_text(angle = 30, hjust = 1))
  # theme(legend.position = "none")

# df_blub = df_prior_wfillers %>% 
#   filter(clicked==1,
#          trial_type=="critical") %>% 
#   gather(position, obj_in_pos, pos1, pos2, pos3, pos4)

# table(df_blub$position, df_blub$obj_in_pos, df_blub$condition)

# df_pos_overview = df_prior_wfillers %>% 
#   filter(clicked==1,
#          trial_type=="critical") %>% 
#   gather(position, obj_in_pos, pos1, pos2, pos3, pos4) %>% 
#   mutate(upper_position=ifelse(position=="pos1" | position=="pos2", 1, 0)) %>% 
#   mutate_at(vars(obj_in_pos), funs(factor(., levels = c("target", "comp", "contrast", "distractor"))))
#   
# #plot proportion of being in the upper grid cells for each obj_fct
# ggplot(df_pos_overview, aes(x=obj_in_pos, y=upper_position)) +
#   facet_wrap(~condition) +
#   stat_summary(fun.y = "mean", 
#                geom = "bar") +
#   stat_summary(fun.data = "mean_cl_boot",
#                geom = "errorbar",
#                color = "black",
#                size = .3,
#                width = 0.3) +
#   theme(axis.text.x = element_text(angle = 30, hjust = 1)) +
#   theme(legend.position = "none")
## ---- chunk 32

df_byitemtargets = df_prior_wfillers %>%
  # filter(condition=="aan") %>% 
  select(refObject, target, comp, contrast, distractor, anon_worker_id, trial_number) %>% 
  distinct() %>% 
  gather(obj_fct, item, target, comp, contrast, distractor) %>% 
  filter(refObject==obj_fct) %>% 
  left_join(typ_data, by=c("item"="col_type"))
  
ggplot(df_byitemtargets, aes(x=reorder(item, typicality), fill=typicality)) +
  geom_bar(stat="count") +
  theme(axis.text.x = element_text(angle = 30, hjust = 1))

## ---- chunk 33

# Multiple selection analysis

df_mult = df_main_prop %>% 
  filter(trial_type=='critical') %>% 
  filter(clicked & mult_selec)

nrow(df_mult)
table(df_mult$timeStep_selec)
table(df_mult$condition)
table(df_mult$trial_half)

# Error analysis

df_error = df_main_prop %>% 
  filter(trial_type=='critical',
         clicked) %>% 
  mutate(adj_error = ifelse(timeStep_selec == "selectedItem1" & (clickedType == "contrast/distractor" | clickedType == "distractor"), T, F)) %>% 
  mutate(noun_error = ifelse(timeStep_selec == "selectedItem2" & clickedType != "target", T, F)) %>% 
  mutate(overall_error = ifelse(adj_error | noun_error, T, F)) %>% 
  filter(overall_error)
  
nrow(df_error)
table(df_error$timeStep_selec)
table(df_error$condition)
table(df_error$trial_half)

## ---- chunk 34

df_practice = df %>% 
  filter(trial_type == "practice") %>% 
  select(condition,utterance,target,comp,contrast,distractor,
         pos1,pos2,pos3,pos4,anon_worker_id)

## ---- chunk 35

color = "yellow|re|green|pink|brightest|gold"

df_mod = df_practice %>% 
  mutate_at(vars(condition),funs(ifelse(. == "contrast_present", T, F))) %>% 
  rename(contrast_present = condition) %>% 
  mutate_at(vars(utterance), funs(str_to_lower(.))) %>% 
  mutate(modifier_use = str_detect(utterance,color))

# df_mod[!df_mod$modifier_use,c("utterance")]

df_modplot = df_mod %>% 
  group_by(contrast_present) %>% 
  summarize(modProp = sum(modifier_use)/n())

ggplot(df_modplot, aes(x=contrast_present, y=modProp)) +
  geom_col()
